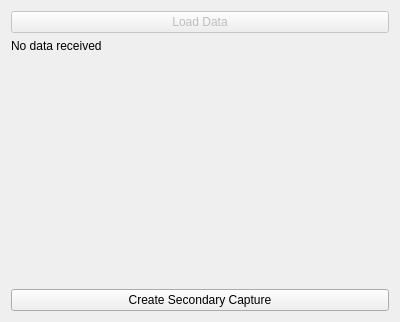
<?xml version="1.0" encoding="UTF-8"?>
<ui version="4.0">
 <class>mafCTKExampleDicomAppWidget</class>
 <widget class="QWidget" name="mafCTKExampleDicomAppWidget">
  <property name="geometry">
   <rect>
    <x>0</x>
    <y>0</y>
    <width>400</width>
    <height>322</height>
   </rect>
  </property>
  <property name="windowTitle">
   <string>DICOM MAF Hosted App</string>
  </property>
  <layout class="QVBoxLayout" name="verticalLayout">
   <item>
    <widget class="QPushButton" name="LoadDataButton">
     <property name="enabled">
      <bool>false</bool>
     </property>
     <property name="text">
      <string>Load Data</string>
     </property>
    </widget>
   </item>
   <item>
    <widget class="QLabel" name="ReceivedDataInformation">
     <property name="sizePolicy">
      <sizepolicy hsizetype="Minimum" vsizetype="Preferred">
       <horstretch>0</horstretch>
       <verstretch>0</verstretch>
      </sizepolicy>
     </property>
     <property name="text">
      <string>No data received</string>
     </property>
     <property name="wordWrap">
      <bool>true</bool>
     </property>
    </widget>
   </item>
   <item>
    <widget class="QLabel" name="PlaceHolderForImage">
     <property name="sizePolicy">
      <sizepolicy hsizetype="Preferred" vsizetype="Preferred">
       <horstretch>0</horstretch>
       <verstretch>1</verstretch>
      </sizepolicy>
     </property>
     <property name="text">
      <string/>
     </property>
    </widget>
   </item>
   <item>
    <widget class="QPushButton" name="CreateSecondaryCaptureButton">
     <property name="text">
      <string>Create Secondary Capture</string>
     </property>
    </widget>
   </item>
  </layout>
 </widget>
 <resources/>
 <connections/>
</ui>
